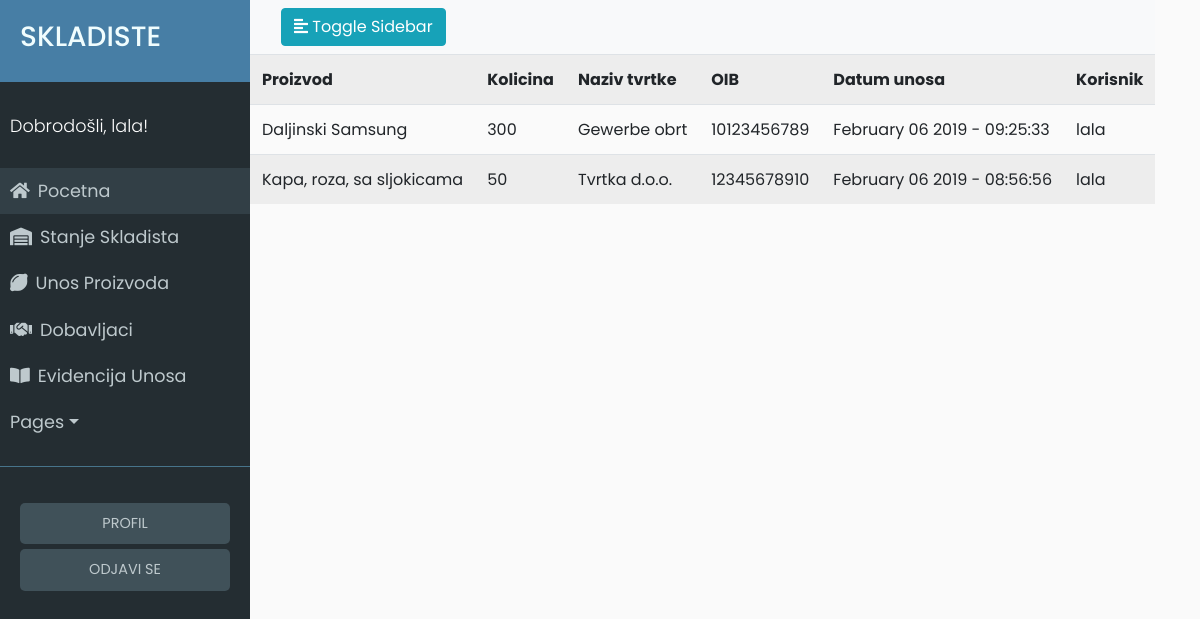
Screenshot of /evidencija_unosa (signed in) with the database file from the repository.
### app/models.py (models this page shows, shortened)
class User(UserMixin, db.Model):
	id = db.Column(db.Integer, primary_key=True)
	username = db.Column(db.String(64), index=True, unique=True)
	email = db.Column(db.String(120), index=True, unique=True)
	password_hash = db.Column(db.String(128))
	last_seen = db.Column(db.DateTime, default=datetime.utcnow)
	evidencija = db.relationship('Evidencija', backref='user', lazy='dynamic')

class Evidencija(db.Model):
	id = db.Column(db.Integer, primary_key=True)
	proizvod_id = db.Column(db.Integer, db.ForeignKey('proizvod.id'))
	dobavljac_id = db.Column(db.Integer, db.ForeignKey('dobavljac.id'))
	datum_unosa = db.Column(db.DateTime, default=datetime.utcnow)
	vrsta_unosa = db.Column(db.String(64))
	user_id = db.Column(db.Integer, db.ForeignKey('user.id'))

class Proizvod(db.Model):
	id = db.Column(db.Integer, primary_key=True)
	name = db.Column(db.String(64))
	kolicina = db.Column(db.Integer)
	zemlja_podrijetla = db.Column(db.String(64))
	datum_unosa = db.Column(db.DateTime, default=datetime.utcnow)
	evidencija = db.relationship('Evidencija', backref='proizvod', lazy='dynamic')

class Dobavljac(db.Model):
	id = db.Column(db.Integer, primary_key=True)
	name = db.Column(db.String(64), unique=True)
	oib = db.Column(db.Integer, unique=True)
	grad = db.Column(db.String(64))
	p_broj = db.Column(db.Integer)
	drzava = db.Column(db.String(64))
	evidencija = db.relationship('Evidencija', backref='dobavljac', lazy='dynamic')

### app/routes.py (the view)
@app.route('/evidencija_unosa')
@login_required
def evidencija_unosa():
	evidencija = Evidencija.query.order_by(Evidencija.datum_unosa.desc()).all()
	return render_template('evidencija_unosa.html', title='Evidencija unosa', evidencija=evidencija)

### app/models.py (called while the page is built)
@login.user_loader
def load_user(id):
	return User.query.get(int(id))

### app/routes.py (called while the page is built)
@app.before_request
def before_request():
	if current_user.is_authenticated:
		current_user.last_seen = datetime.utcnow()
		db.session.commit()

### app/templates/evidencija_unosa.html
{% extends "base.html" %}
{% block content %}
<table class="table table-striped">
	<tr>
        <th>Proizvod</th>
        <th>Kolicina</th>
        <th>Naziv tvrtke</th>
        <th>OIB</th>
        <th>Datum unosa</th>
        <th>Korisnik</th>
    </tr>
    {% for e in evidencija %}
    <tr>
    	<td>{{ e.proizvod.name }}</td>
    	<td>{{ e.proizvod.kolicina }}</td>
    	<td>{{ e.dobavljac.name }}</td>
    	<td>{{ e.dobavljac.oib }}</td>
    	<td>{{ e.datum_unosa.strftime('%B %d %Y - %H:%M:%S') }}</td>
        <td>{{ e.user.username }}</td>
    </tr>
    {% endfor %}
</table>
{% endblock %}

### app/templates/base.html (shortened to what this page needs)
<html>
<head>
	<link rel="stylesheet" href="https://stackpath.bootstrapcdn.com/bootstrap/4.2.1/css/bootstrap.min.css" integrisha384-GJzZqFGwb1QTTN6wy59ffF1BuGJpLSa9DkKMp0DgiMDm4iYMj70gZWKYbI706tWS">
	<link href="../static/style.css" type="text/css" rel="stylesheet">
	<link rel="stylesheet" href="https://use.fontawesome.com/releases/v5.7.1/css/all.css">
</head>
<body>
	<div class="wrapper">
	<nav id="sidebar">
		<div class="sidebar-header ">
			<h3 class="alen">SKLADISTE</h3>
		</div>
		<ul class="list-unstyled components">
			<p>Dobrodošli, {{ current_user.username }}!</p>
			<li class="active">
				<a href="{{ url_for('index') }}"><i class="fas fa-home mr-2"></i>Pocetna</a>
			</li>
			<li>
				<a href="{{ url_for('stanje_skladista') }}"><i class="fas fa-warehouse mr-2"></i>Stanje Skladista</a>
			</li>
			<li>
				<a href="{{ url_for('unos_proizvoda') }}"><i class="fas fa-lemon mr-2"></i>Unos Proizvoda</a>
			</li>
			<li>
				<a href="{{ url_for('dobavljaci') }}"><i class="fas fa-handshake mr-2"></i>Dobavljaci</a>
			</li>
			<li>
				<a href="{{ url_for('evidencija_unosa') }}"><i class="fas fa-book-open mr-2"></i>Evidencija Unosa</a>
			</li>
			<li>
				<a href="#pageSubmenu" data-toggle="collapse" aria-expanded="false" class="dropdown-toggle">Pages</a>
			</li>
		</ul>
		<ul class="list-unstyled CTAs">
                <li>
                    <a href="{{ url_for('user', username=current_user.username) }}" class="tipka">PROFIL</a>
                </li>
                <li>
                    <a href="{{ url_for('logout') }}" class="tipka">ODJAVI SE</a>
                </li>
            </ul>
	</nav>
	<div id="content">
		<nav class="navbar navbar-expand-lg navbar-light bg-light">
        <div class="container-fluid">
            <button type="button" id="sidebarCollapse" class="btn btn-info">
                <i class="fas fa-align-left"></i>
                <span>Toggle Sidebar</span>
            </button>
        </div>
    </nav>
		{% block content %}
		{% endblock %}
	</div>
	</div>
</body>
</html>

### app/static/style.css (style rules this page uses)
body { font-family: 'Poppins', sans-serif; background: #fafafa; }
p { font-family: 'Poppins', sans-serif; font-size: 1.1em; font-weight: 300; line-height: 1.7em; color: #999; }
.wrapper { display: flex; width: 100%; align-items: stretch; }
a, a:hover, a:focus { color: inherit; text-decoration: none; transition: all 0.3s; }
#sidebar { min-width: 250px; max-width: 250px; min-height: 100vh; background: #242d32; color: #bec9cd; transition: all 0.3s; }
#sidebar .sidebar-header { padding: 20px; background: #477ea5; color: #f0fdfe; }
#sidebar ul.components { padding: 20px 0; border-bottom: 1px solid #47748b; }
#sidebar ul p { color: #fff; padding: 10px; }
#sidebar ul li a { padding: 10px; font-size: 1.1em; display: block; }
#sidebar ul li.active > a, a[aria-expanded="true"] { color: #bec9cd; background: #323f46; }
ul.CTAs { padding: 20px; }
ul.CTAs a { text-align: center; font-size: 0.9em !important; display: block; border-radius: 5px; margin-bottom: 5px; }
.tipka { background-color: #405159; }

### rows the page displays
User: username "lala"
Evidencija: proizvod.name "Daljinski Samsung", proizvod.kolicina "300", dobavljac.name "Gewerbe obrt", dobavljac.oib "10123456789", datum_unosa "February 06 2019 - 09:25:33", user.username "lala"
Evidencija: proizvod.name "Kapa, roza, sa sljokicama", proizvod.kolicina "50", dobavljac.name "Tvrtka d.o.o.", dobavljac.oib "12345678910", datum_unosa "February 06 2019 - 08:56:56", user.username "lala"
